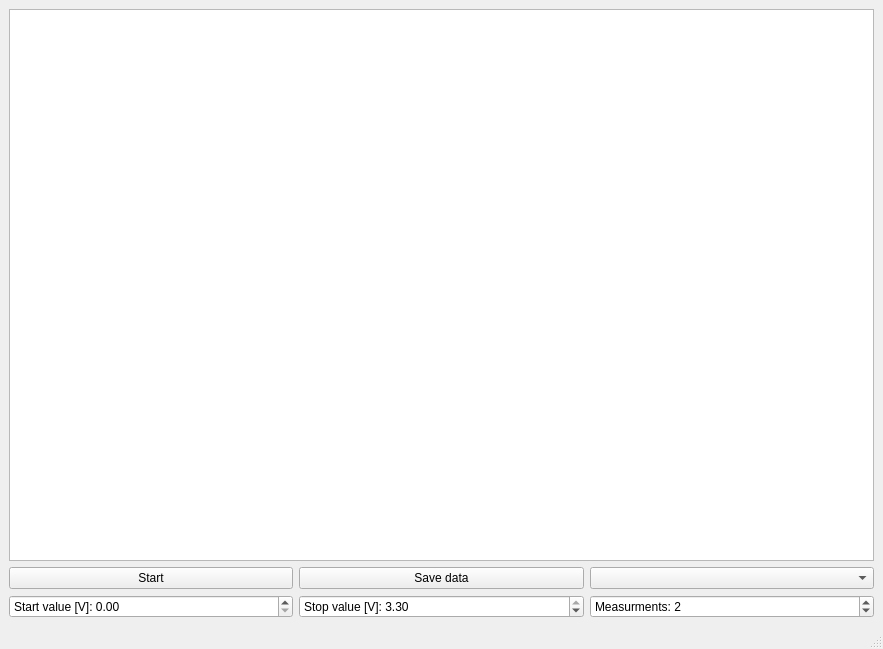
<?xml version="1.0" encoding="UTF-8"?>
<ui version="4.0">
 <class>MainWindow</class>
 <widget class="QMainWindow" name="MainWindow">
  <property name="geometry">
   <rect>
    <x>0</x>
    <y>0</y>
    <width>883</width>
    <height>649</height>
   </rect>
  </property>
  <property name="windowTitle">
   <string>MainWindow</string>
  </property>
  <widget class="QWidget" name="centralwidget">
   <layout class="QVBoxLayout" name="verticalLayout_2">
    <item>
     <layout class="QVBoxLayout" name="verticalLayout">
      <item>
       <widget class="PlotWidget" name="plot_widget"/>
      </item>
      <item>
       <layout class="QHBoxLayout" name="horizontalLayout_3"/>
      </item>
      <item>
       <layout class="QHBoxLayout" name="horizontalLayout_2">
        <item>
         <widget class="QPushButton" name="clear_button">
          <property name="text">
           <string>Start</string>
          </property>
         </widget>
        </item>
        <item>
         <widget class="QPushButton" name="save_data">
          <property name="text">
           <string>Save data</string>
          </property>
         </widget>
        </item>
        <item>
         <widget class="QComboBox" name="device_button"/>
        </item>
       </layout>
      </item>
      <item>
       <layout class="QHBoxLayout" name="horizontalLayout">
        <item>
         <widget class="QDoubleSpinBox" name="add_min_button">
          <property name="locale">
           <locale language="English" country="UnitedStates"/>
          </property>
          <property name="prefix">
           <string>Start value [V]: </string>
          </property>
          <property name="maximum">
           <double>3.300000000000000</double>
          </property>
          <property name="singleStep">
           <double>0.010000000000000</double>
          </property>
         </widget>
        </item>
        <item>
         <widget class="QDoubleSpinBox" name="add_max_button">
          <property name="locale">
           <locale language="English" country="UnitedStates"/>
          </property>
          <property name="prefix">
           <string>Stop value [V]: </string>
          </property>
          <property name="maximum">
           <double>3.300000000000000</double>
          </property>
          <property name="singleStep">
           <double>0.010000000000000</double>
          </property>
          <property name="value">
           <double>3.300000000000000</double>
          </property>
         </widget>
        </item>
        <item>
         <widget class="QSpinBox" name="add_numpoints_button">
          <property name="prefix">
           <string>Measurments: </string>
          </property>
          <property name="value">
           <number>2</number>
          </property>
         </widget>
        </item>
       </layout>
      </item>
     </layout>
    </item>
   </layout>
  </widget>
  <widget class="QMenuBar" name="menubar">
   <property name="geometry">
    <rect>
     <x>0</x>
     <y>0</y>
     <width>883</width>
     <height>22</height>
    </rect>
   </property>
  </widget>
  <widget class="QStatusBar" name="statusbar"/>
 </widget>
 <customwidgets>
  <customwidget>
   <class>PlotWidget</class>
   <extends>QGraphicsView</extends>
   <header>pyqtgraph</header>
  </customwidget>
 </customwidgets>
 <resources/>
 <connections/>
</ui>
